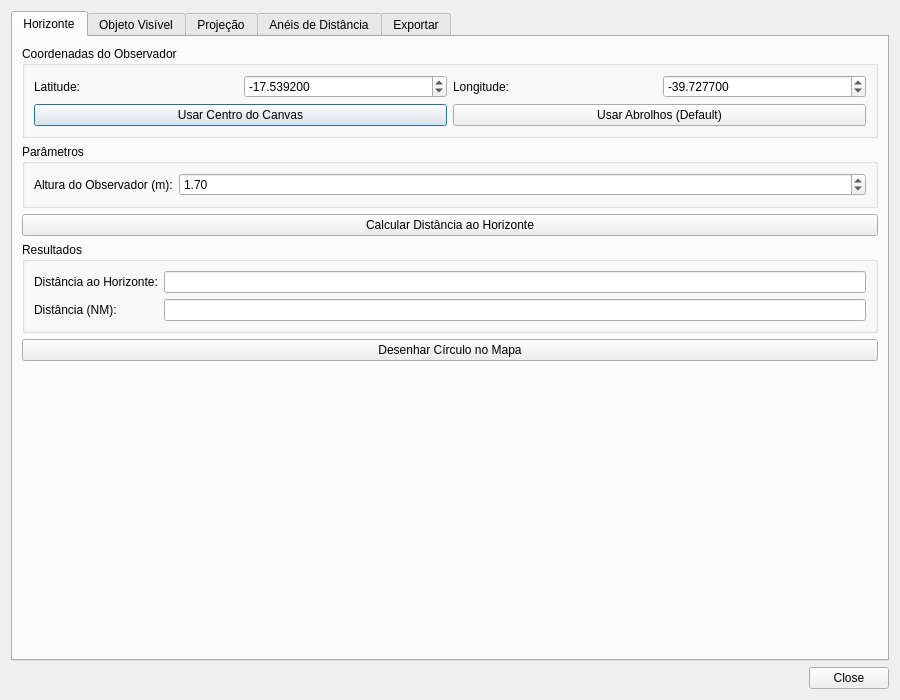
<?xml version="1.0" encoding="UTF-8"?>
<ui version="4.0">
 <class>horizonDialogBase</class>
 <widget class="QDialog" name="horizonDialogBase">
  <property name="geometry">
   <rect>
    <x>0</x>
    <y>0</y>
    <width>900</width>
    <height>700</height>
   </rect>
  </property>
  <property name="windowTitle">
   <string>Horizon Projector</string>
  </property>
  <layout class="QVBoxLayout" name="verticalLayout">
   <item>
    <widget class="QTabWidget" name="tabWidget">
     <property name="currentIndex">
      <number>0</number>
     </property>
     <widget class="QWidget" name="tabHorizonte">
      <attribute name="title">
       <string>Horizonte</string>
      </attribute>
      <layout class="QVBoxLayout" name="verticalLayout_2">
       <item>
        <widget class="QGroupBox" name="groupCoords">
         <property name="title">
          <string>Coordenadas do Observador</string>
         </property>
         <layout class="QGridLayout" name="gridLayout">
          <item row="0" column="0">
           <widget class="QLabel" name="labelLatitude">
            <property name="text">
             <string>Latitude:</string>
            </property>
           </widget>
          </item>
          <item row="0" column="1">
           <widget class="QDoubleSpinBox" name="spinLatitude">
            <property name="decimals">
             <number>6</number>
            </property>
            <property name="minimum">
             <double>-90.000000000000000</double>
            </property>
            <property name="maximum">
             <double>90.000000000000000</double>
            </property>
            <property name="value">
             <double>-17.539200000000000</double>
            </property>
           </widget>
          </item>
          <item row="0" column="2">
           <widget class="QLabel" name="labelLongitude">
            <property name="text">
             <string>Longitude:</string>
            </property>
           </widget>
          </item>
          <item row="0" column="3">
           <widget class="QDoubleSpinBox" name="spinLongitude">
            <property name="decimals">
             <number>6</number>
            </property>
            <property name="minimum">
             <double>-180.000000000000000</double>
            </property>
            <property name="maximum">
             <double>180.000000000000000</double>
            </property>
            <property name="value">
             <double>-39.727700000000003</double>
            </property>
           </widget>
          </item>
          <item row="1" column="0" colspan="2">
           <widget class="QPushButton" name="btnUsarCanvas">
            <property name="text">
             <string>Usar Centro do Canvas</string>
            </property>
           </widget>
          </item>
          <item row="1" column="2" colspan="2">
           <widget class="QPushButton" name="btnUsarAbrolhos">
            <property name="text">
             <string>Usar Abrolhos (Default)</string>
            </property>
           </widget>
          </item>
         </layout>
        </widget>
       </item>
       <item>
        <widget class="QGroupBox" name="groupParametros">
         <property name="title">
          <string>Parâmetros</string>
         </property>
         <layout class="QFormLayout" name="formLayout">
          <item row="0" column="0">
           <widget class="QLabel" name="labelAlturaObs">
            <property name="text">
             <string>Altura do Observador (m):</string>
            </property>
           </widget>
          </item>
          <item row="0" column="1">
           <widget class="QDoubleSpinBox" name="spinAlturaObservador">
            <property name="decimals">
             <number>2</number>
            </property>
            <property name="minimum">
             <double>0.010000000000000</double>
            </property>
            <property name="maximum">
             <double>10000.000000000000000</double>
            </property>
            <property name="value">
             <double>1.700000000000000</double>
            </property>
           </widget>
          </item>
         </layout>
        </widget>
       </item>
       <item>
        <widget class="QPushButton" name="btnCalcularHorizonte">
         <property name="text">
          <string>Calcular Distância ao Horizonte</string>
         </property>
        </widget>
       </item>
       <item>
        <widget class="QGroupBox" name="groupResultadosHorizonte">
         <property name="title">
          <string>Resultados</string>
         </property>
         <layout class="QFormLayout" name="formLayout_2">
          <item row="0" column="0">
           <widget class="QLabel" name="labelDistHorizonte">
            <property name="text">
             <string>Distância ao Horizonte:</string>
            </property>
           </widget>
          </item>
          <item row="0" column="1">
           <widget class="QLineEdit" name="txtDistHorizonte">
            <property name="readOnly">
             <bool>true</bool>
            </property>
           </widget>
          </item>
          <item row="1" column="0">
           <widget class="QLabel" name="labelDistNM">
            <property name="text">
             <string>Distância (NM):</string>
            </property>
           </widget>
          </item>
          <item row="1" column="1">
           <widget class="QLineEdit" name="txtDistNM">
            <property name="readOnly">
             <bool>true</bool>
            </property>
           </widget>
          </item>
         </layout>
        </widget>
       </item>
       <item>
        <widget class="QPushButton" name="btnDesenharHorizonte">
         <property name="text">
          <string>Desenhar Círculo no Mapa</string>
         </property>
        </widget>
       </item>
       <item>
        <spacer name="verticalSpacer">
         <property name="orientation">
          <enum>Qt::Vertical</enum>
         </property>
         <property name="sizeHint" stdset="0">
          <size>
           <width>20</width>
           <height>40</height>
          </size>
         </property>
        </spacer>
       </item>
      </layout>
     </widget>
     <widget class="QWidget" name="tabObjeto">
      <attribute name="title">
       <string>Objeto Visível</string>
      </attribute>
      <layout class="QVBoxLayout" name="verticalLayout_3">
       <item>
        <widget class="QGroupBox" name="groupCoordsObj">
         <property name="title">
          <string>Coordenadas do Observador</string>
         </property>
         <layout class="QGridLayout" name="gridLayout_2">
          <item row="0" column="0">
           <widget class="QLabel" name="labelLatitudeObj">
            <property name="text">
             <string>Latitude:</string>
            </property>
           </widget>
          </item>
          <item row="0" column="1">
           <widget class="QDoubleSpinBox" name="spinLatitudeObj">
            <property name="decimals">
             <number>6</number>
            </property>
            <property name="minimum">
             <double>-90.000000000000000</double>
            </property>
            <property name="maximum">
             <double>90.000000000000000</double>
            </property>
            <property name="value">
             <double>-17.539200000000000</double>
            </property>
           </widget>
          </item>
          <item row="0" column="2">
           <widget class="QLabel" name="labelLongitudeObj">
            <property name="text">
             <string>Longitude:</string>
            </property>
           </widget>
          </item>
          <item row="0" column="3">
           <widget class="QDoubleSpinBox" name="spinLongitudeObj">
            <property name="decimals">
             <number>6</number>
            </property>
            <property name="minimum">
             <double>-180.000000000000000</double>
            </property>
            <property name="maximum">
             <double>180.000000000000000</double>
            </property>
            <property name="value">
             <double>-39.727700000000003</double>
            </property>
           </widget>
          </item>
         </layout>
        </widget>
       </item>
       <item>
        <widget class="QGroupBox" name="groupParametrosObj">
         <property name="title">
          <string>Parâmetros</string>
         </property>
         <layout class="QFormLayout" name="formLayout_3">
          <item row="0" column="0">
           <widget class="QLabel" name="labelAlturaObsObj">
            <property name="text">
             <string>Altura do Observador (m):</string>
            </property>
           </widget>
          </item>
          <item row="0" column="1">
           <widget class="QDoubleSpinBox" name="spinAlturaObservadorObj">
            <property name="decimals">
             <number>2</number>
            </property>
            <property name="minimum">
             <double>0.010000000000000</double>
            </property>
            <property name="maximum">
             <double>10000.000000000000000</double>
            </property>
            <property name="value">
             <double>1.700000000000000</double>
            </property>
           </widget>
          </item>
          <item row="1" column="0">
           <widget class="QLabel" name="labelAlturaObjeto">
            <property name="text">
             <string>Altura do Objeto (m):</string>
            </property>
           </widget>
          </item>
          <item row="1" column="1">
           <widget class="QDoubleSpinBox" name="spinAlturaObjeto">
            <property name="decimals">
             <number>2</number>
            </property>
            <property name="minimum">
             <double>0.010000000000000</double>
            </property>
            <property name="maximum">
             <double>10000.000000000000000</double>
            </property>
            <property name="value">
             <double>50.000000000000000</double>
            </property>
           </widget>
          </item>
         </layout>
        </widget>
       </item>
       <item>
        <widget class="QPushButton" name="btnCalcularObjeto">
         <property name="text">
          <string>Calcular Distância do Objeto</string>
         </property>
        </widget>
       </item>
       <item>
        <widget class="QGroupBox" name="groupResultadosObjeto">
         <property name="title">
          <string>Resultados</string>
         </property>
         <layout class="QFormLayout" name="formLayout_4">
          <item row="0" column="0">
           <widget class="QLabel" name="labelDistObjeto">
            <property name="text">
             <string>Distância até Objeto:</string>
            </property>
           </widget>
          </item>
          <item row="0" column="1">
           <widget class="QLineEdit" name="txtDistObjeto">
            <property name="readOnly">
             <bool>true</bool>
            </property>
           </widget>
          </item>
          <item row="1" column="0">
           <widget class="QLabel" name="labelDistObjetoNM">
            <property name="text">
             <string>Distância (NM):</string>
            </property>
           </widget>
          </item>
          <item row="1" column="1">
           <widget class="QLineEdit" name="txtDistObjetoNM">
            <property name="readOnly">
             <bool>true</bool>
            </property>
           </widget>
          </item>
         </layout>
        </widget>
       </item>
       <item>
        <widget class="QPushButton" name="btnDesenharObjeto">
         <property name="text">
          <string>Desenhar Círculo no Mapa</string>
         </property>
        </widget>
       </item>
       <item>
        <spacer name="verticalSpacer_2">
         <property name="orientation">
          <enum>Qt::Vertical</enum>
         </property>
         <property name="sizeHint" stdset="0">
          <size>
           <width>20</width>
           <height>40</height>
          </size>
         </property>
        </spacer>
       </item>
      </layout>
     </widget>
     <widget class="QWidget" name="tabProjecao">
      <attribute name="title">
       <string>Projeção</string>
      </attribute>
      <layout class="QVBoxLayout" name="verticalLayout_4">
       <item>
        <widget class="QGroupBox" name="groupCoordsProj">
         <property name="title">
          <string>Ponto de Partida</string>
         </property>
         <layout class="QGridLayout" name="gridLayout_3">
          <item row="0" column="0">
           <widget class="QLabel" name="labelLatitudeProj">
            <property name="text">
             <string>Latitude:</string>
            </property>
           </widget>
          </item>
          <item row="0" column="1">
           <widget class="QDoubleSpinBox" name="spinLatitudeProj">
            <property name="decimals">
             <number>6</number>
            </property>
            <property name="minimum">
             <double>-90.000000000000000</double>
            </property>
            <property name="maximum">
             <double>90.000000000000000</double>
            </property>
            <property name="value">
             <double>-17.539200000000000</double>
            </property>
           </widget>
          </item>
          <item row="0" column="2">
           <widget class="QLabel" name="labelLongitudeProj">
            <property name="text">
             <string>Longitude:</string>
            </property>
           </widget>
          </item>
          <item row="0" column="3">
           <widget class="QDoubleSpinBox" name="spinLongitudeProj">
            <property name="decimals">
             <number>6</number>
            </property>
            <property name="minimum">
             <double>-180.000000000000000</double>
            </property>
            <property name="maximum">
             <double>180.000000000000000</double>
            </property>
            <property name="value">
             <double>-39.727700000000003</double>
            </property>
           </widget>
          </item>
         </layout>
        </widget>
       </item>
       <item>
        <widget class="QGroupBox" name="groupParametrosProj">
         <property name="title">
          <string>Parâmetros de Projeção</string>
         </property>
         <layout class="QFormLayout" name="formLayout_5">
          <item row="0" column="0">
           <widget class="QLabel" name="labelAzimute">
            <property name="text">
             <string>Azimute Magnético (°):</string>
            </property>
           </widget>
          </item>
          <item row="0" column="1">
           <widget class="QDoubleSpinBox" name="spinAzimute">
            <property name="decimals">
             <number>2</number>
            </property>
            <property name="maximum">
             <double>360.000000000000000</double>
            </property>
            <property name="value">
             <double>0.000000000000000</double>
            </property>
           </widget>
          </item>
          <item row="1" column="0">
           <widget class="QLabel" name="labelDistancia">
            <property name="text">
             <string>Distância (km):</string>
            </property>
           </widget>
          </item>
          <item row="1" column="1">
           <widget class="QDoubleSpinBox" name="spinDistancia">
            <property name="decimals">
             <number>3</number>
            </property>
            <property name="maximum">
             <double>10000.000000000000000</double>
            </property>
            <property name="value">
             <double>10.000000000000000</double>
            </property>
           </widget>
          </item>
          <item row="2" column="0">
           <widget class="QLabel" name="labelElevacao">
            <property name="text">
             <string>Elevação (m):</string>
            </property>
           </widget>
          </item>
          <item row="2" column="1">
           <widget class="QDoubleSpinBox" name="spinElevacao">
            <property name="decimals">
             <number>2</number>
            </property>
            <property name="minimum">
             <double>-1000.000000000000000</double>
            </property>
            <property name="maximum">
             <double>10000.000000000000000</double>
            </property>
            <property name="value">
             <double>0.000000000000000</double>
            </property>
           </widget>
          </item>
          <item row="3" column="0">
           <widget class="QLabel" name="labelDeclinacao">
            <property name="text">
             <string>Declinação Magnética (°):</string>
            </property>
           </widget>
          </item>
          <item row="3" column="1">
           <widget class="QDoubleSpinBox" name="spinDeclinacao">
            <property name="decimals">
             <number>3</number>
            </property>
            <property name="minimum">
             <double>-180.000000000000000</double>
            </property>
            <property name="maximum">
             <double>180.000000000000000</double>
            </property>
            <property name="value">
             <double>-23.933000000000000</double>
            </property>
           </widget>
          </item>
         </layout>
        </widget>
       </item>
       <item>
        <widget class="QPushButton" name="btnCalcularProjecao">
         <property name="text">
          <string>Calcular Projeção</string>
         </property>
        </widget>
       </item>
       <item>
        <widget class="QGroupBox" name="groupResultadosProj">
         <property name="title">
          <string>Coordenadas do Alvo</string>
         </property>
         <layout class="QFormLayout" name="formLayout_6">
          <item row="0" column="0">
           <widget class="QLabel" name="labelLatAlvo">
            <property name="text">
             <string>Latitude:</string>
            </property>
           </widget>
          </item>
          <item row="0" column="1">
           <widget class="QLineEdit" name="txtLatAlvo">
            <property name="readOnly">
             <bool>true</bool>
            </property>
           </widget>
          </item>
          <item row="1" column="0">
           <widget class="QLabel" name="labelLngAlvo">
            <property name="text">
             <string>Longitude:</string>
            </property>
           </widget>
          </item>
          <item row="1" column="1">
           <widget class="QLineEdit" name="txtLngAlvo">
            <property name="readOnly">
             <bool>true</bool>
            </property>
           </widget>
          </item>
          <item row="2" column="0">
           <widget class="QLabel" name="labelAzVerdadeiro">
            <property name="text">
             <string>Azimute Verdadeiro (°):</string>
            </property>
           </widget>
          </item>
          <item row="2" column="1">
           <widget class="QLineEdit" name="txtAzVerdadeiro">
            <property name="readOnly">
             <bool>true</bool>
            </property>
           </widget>
          </item>
         </layout>
        </widget>
       </item>
       <item>
        <widget class="QPushButton" name="btnDesenharProjecao">
         <property name="text">
          <string>Desenhar Linha e Ponto no Mapa</string>
         </property>
        </widget>
       </item>
       <item>
        <spacer name="verticalSpacer_3">
         <property name="orientation">
          <enum>Qt::Vertical</enum>
         </property>
         <property name="sizeHint" stdset="0">
          <size>
           <width>20</width>
           <height>40</height>
          </size>
         </property>
        </spacer>
       </item>
      </layout>
     </widget>
     <widget class="QWidget" name="tabAneis">
      <attribute name="title">
       <string>Anéis de Distância</string>
      </attribute>
      <layout class="QVBoxLayout" name="verticalLayout_5">
       <item>
        <widget class="QGroupBox" name="groupCoordsAneis">
         <property name="title">
          <string>Centro dos Anéis</string>
         </property>
         <layout class="QGridLayout" name="gridLayout_4">
          <item row="0" column="0">
           <widget class="QLabel" name="labelLatitudeAneis">
            <property name="text">
             <string>Latitude:</string>
            </property>
           </widget>
          </item>
          <item row="0" column="1">
           <widget class="QDoubleSpinBox" name="spinLatitudeAneis">
            <property name="decimals">
             <number>6</number>
            </property>
            <property name="minimum">
             <double>-90.000000000000000</double>
            </property>
            <property name="maximum">
             <double>90.000000000000000</double>
            </property>
            <property name="value">
             <double>-17.539200000000000</double>
            </property>
           </widget>
          </item>
          <item row="0" column="2">
           <widget class="QLabel" name="labelLongitudeAneis">
            <property name="text">
             <string>Longitude:</string>
            </property>
           </widget>
          </item>
          <item row="0" column="3">
           <widget class="QDoubleSpinBox" name="spinLongitudeAneis">
            <property name="decimals">
             <number>6</number>
            </property>
            <property name="minimum">
             <double>-180.000000000000000</double>
            </property>
            <property name="maximum">
             <double>180.000000000000000</double>
            </property>
            <property name="value">
             <double>-39.727700000000003</double>
            </property>
           </widget>
          </item>
         </layout>
        </widget>
       </item>
       <item>
        <widget class="QGroupBox" name="groupConfigAneis">
         <property name="title">
          <string>Configurações</string>
         </property>
         <layout class="QFormLayout" name="formLayout_7">
          <item row="0" column="0">
           <widget class="QLabel" name="labelNumAneis">
            <property name="text">
             <string>Número de Anéis:</string>
            </property>
           </widget>
          </item>
          <item row="0" column="1">
           <widget class="QSpinBox" name="spinNumAneis">
            <property name="minimum">
             <number>1</number>
            </property>
            <property name="maximum">
             <number>50</number>
            </property>
            <property name="value">
             <number>16</number>
            </property>
           </widget>
          </item>
          <item row="1" column="0">
           <widget class="QLabel" name="labelIntervalo">
            <property name="text">
             <string>Intervalo (NM):</string>
            </property>
           </widget>
          </item>
          <item row="1" column="1">
           <widget class="QDoubleSpinBox" name="spinIntervalo">
            <property name="decimals">
             <number>2</number>
            </property>
            <property name="minimum">
             <double>0.100000000000000</double>
            </property>
            <property name="maximum">
             <double>100.000000000000000</double>
            </property>
            <property name="value">
             <double>1.000000000000000</double>
            </property>
           </widget>
          </item>
          <item row="2" column="0" colspan="2">
           <widget class="QCheckBox" name="checkMostrarLabels">
            <property name="text">
             <string>Mostrar Etiquetas de Distância</string>
            </property>
            <property name="checked">
             <bool>true</bool>
            </property>
           </widget>
          </item>
          <item row="3" column="0" colspan="2">
           <widget class="QCheckBox" name="checkGradiente">
            <property name="text">
             <string>Usar Gradiente de Cores (Verde → Vermelho)</string>
            </property>
            <property name="checked">
             <bool>true</bool>
            </property>
           </widget>
          </item>
         </layout>
        </widget>
       </item>
       <item>
        <widget class="QPushButton" name="btnDesenharAneis">
         <property name="text">
          <string>Desenhar Anéis no Mapa</string>
         </property>
        </widget>
       </item>
       <item>
        <spacer name="verticalSpacer_4">
         <property name="orientation">
          <enum>Qt::Vertical</enum>
         </property>
         <property name="sizeHint" stdset="0">
          <size>
           <width>20</width>
           <height>40</height>
          </size>
         </property>
        </spacer>
       </item>
      </layout>
     </widget>
     <widget class="QWidget" name="tabExportar">
      <attribute name="title">
       <string>Exportar</string>
      </attribute>
      <layout class="QVBoxLayout" name="verticalLayout_6">
       <item>
        <widget class="QGroupBox" name="groupExportar">
         <property name="title">
          <string>Exportar Camadas e Dados</string>
         </property>
         <layout class="QVBoxLayout" name="verticalLayout_7">
          <item>
           <widget class="QPushButton" name="btnExportarGPX">
            <property name="text">
             <string>Exportar como GPX</string>
            </property>
           </widget>
          </item>
          <item>
           <widget class="QPushButton" name="btnExportarKML">
            <property name="text">
             <string>Exportar como KML</string>
            </property>
           </widget>
          </item>
          <item>
           <widget class="QPushButton" name="btnExportarShapefile">
            <property name="text">
             <string>Exportar como Shapefile</string>
            </property>
           </widget>
          </item>
          <item>
           <widget class="QPushButton" name="btnExportarJSON">
            <property name="text">
             <string>Exportar como GeoJSON</string>
            </property>
           </widget>
          </item>
         </layout>
        </widget>
       </item>
       <item>
        <widget class="QGroupBox" name="groupLimpar">
         <property name="title">
          <string>Gerenciar Camadas</string>
         </property>
         <layout class="QVBoxLayout" name="verticalLayout_8">
          <item>
           <widget class="QPushButton" name="btnLimparCamadas">
            <property name="text">
             <string>Limpar Todas as Camadas Criadas</string>
            </property>
           </widget>
          </item>
         </layout>
        </widget>
       </item>
       <item>
        <spacer name="verticalSpacer_5">
         <property name="orientation">
          <enum>Qt::Vertical</enum>
         </property>
         <property name="sizeHint" stdset="0">
          <size>
           <width>20</width>
           <height>40</height>
          </size>
         </property>
        </spacer>
       </item>
      </layout>
     </widget>
    </widget>
   </item>
   <item>
    <widget class="QDialogButtonBox" name="button_box">
     <property name="orientation">
      <enum>Qt::Horizontal</enum>
     </property>
     <property name="standardButtons">
      <set>QDialogButtonBox::Close</set>
     </property>
    </widget>
   </item>
  </layout>
 </widget>
 <resources/>
 <connections>
  <connection>
   <sender>button_box</sender>
   <signal>rejected()</signal>
   <receiver>horizonDialogBase</receiver>
   <slot>reject()</slot>
   <hints>
    <hint type="sourcelabel">
     <x>316</x>
     <y>260</y>
    </hint>
    <hint type="destinationlabel">
     <x>286</x>
     <y>274</y>
    </hint>
   </hints>
  </connection>
 </connections>
</ui>
